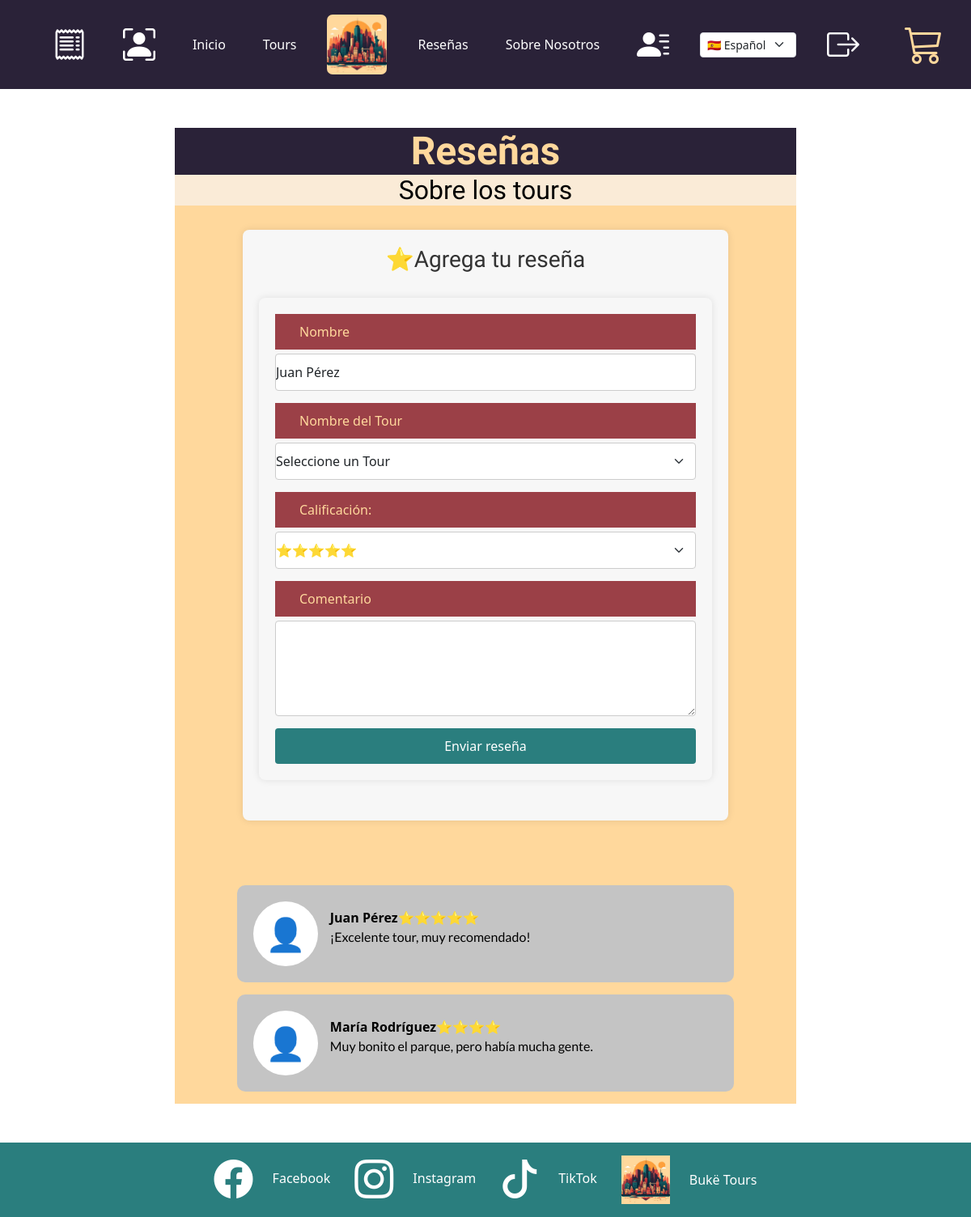
The app's page /reviews/index.php (signed in) with its own data.
### tables this page shows
CREATE TABLE feedback (
  id INT UNSIGNED NOT NULL AUTO_INCREMENT,
  score INT NOT NULL DEFAULT 1,
  tour_id INT UNSIGNED NOT NULL,
  customer_id INT UNSIGNED NOT NULL,
  full_name VARCHAR(200) NOT NULL,
  comment VARCHAR(200) NOT NULL,
  status ENUM('Aprobada','Denegada', 'Pendiente') NOT NULL,
  PRIMARY KEY (id),
   CONSTRAINT fk_feedback_customer_id
    FOREIGN KEY (customer_id)
    REFERENCES customer(id)
    ON DELETE RESTRICT
    ON UPDATE CASCADE,
  CONSTRAINT fk_feedback_tour_id
    FOREIGN KEY (tour_id)
    REFERENCES tour(id)
    ON DELETE RESTRICT
    ON UPDATE CASCADE
);

### php/components/reviews-list.php (the view, shortened to what this page needs)
<?php
$mysqli = openConnection();
$sqlReviews = "SELECT * FROM feedback WHERE status = 'Aprobada';";
$reviewsAprobadas = $mysqli->prepare($sqlReviews);
$reviewsAprobadas->execute();
$reviewsResult = $reviewsAprobadas->get_result();
require_once __DIR__ . '/../helpers/get-score.php';
?>
<article class="resenas-container">
    <?php
    if ($reviewsResult) {
        while ($filaReview = $reviewsResult->fetch_assoc()):
    ?>
    <div class="resena">
        <div class="icono">👤</div>
        <div class="text-start">
        <div class="fw-bold">
            <?php
            echo $filaReview['full_name'];
            echo getScore($filaReview['score']);
            ?>
        </div>
        <p><?php echo $filaReview['comment'];?></p>
        </div>
    </div>
<?php
        endwhile;
    }
?>
</article>

### php/helpers/get-score.php (shortened to what this page needs)
<?php
function getScore($score){
    $scoreParsed = (int)$score;
    switch ($scoreParsed) {
        case 3:
            echo "<span class='estrellas'>⭐⭐⭐</span>";
            break;
        case 4:
            echo "<span class='estrellas'>⭐⭐⭐⭐</span>";
            break;
        case 5:
            echo "<span class='estrellas'>⭐⭐⭐⭐⭐</span>";
            break;
    }
}
?>

### assets/css/main.css (style rules this page uses)
body { text-align: center; margin: 0; padding: 0; background: url("../img/fondo.png"); background-size: cover; background-repeat: no-repeat; display: flex; flex-direction: column; height: 100vh; background-attachment: fixed; }
body, main, nav, footer { width: 100%; }
p { font-family: "Lato", serif; }
html, body { position: relative; height: 100%; overflow-x: hidden; }
body { margin: 0 auto; padding: 0; }
.resenas-container { margin: 20px auto; width: 80%; padding: 50px 0; border-radius: 10px; height: 320px; overflow-y: scroll; }
.resena { display: flex; align-items: center; background-color: #c4c4c4; padding: 20px; border-radius: 10px; margin-bottom: 15px; }
.icono { width: 80px; height: 80px; background-color: white; border-radius: 50%; display: flex; align-items: center; justify-content: center; font-size: 40px; margin-right: 15px; }
.estrellas { color: gold; }

### records on screen
feedback: full_name "Juan Pérez", comment "¡Excelente tour, muy recomendado!"
feedback: full_name "María Rodríguez", comment "Muy bonito el parque, pero había mucha gente."

### other values on screen
$lang['inicio'] "Inicio"
$lang['tours'] "Tours"
$lang['reseñas'] "Reseñas"
$lang['sobre_nosotros'] "Sobre Nosotros"
$lang['resenas'] "Reseñas"
$lang['sobre_tours'] "Sobre los tours"
$lang['titulo_resena'] "Agrega tu reseña"
$lang['label_nombre'] "Nombre"
$lang['label_calificacion'] "Calificación:"
$lang['comentario'] "Comentario"
$lang['boton_enviar'] "Enviar reseña"
